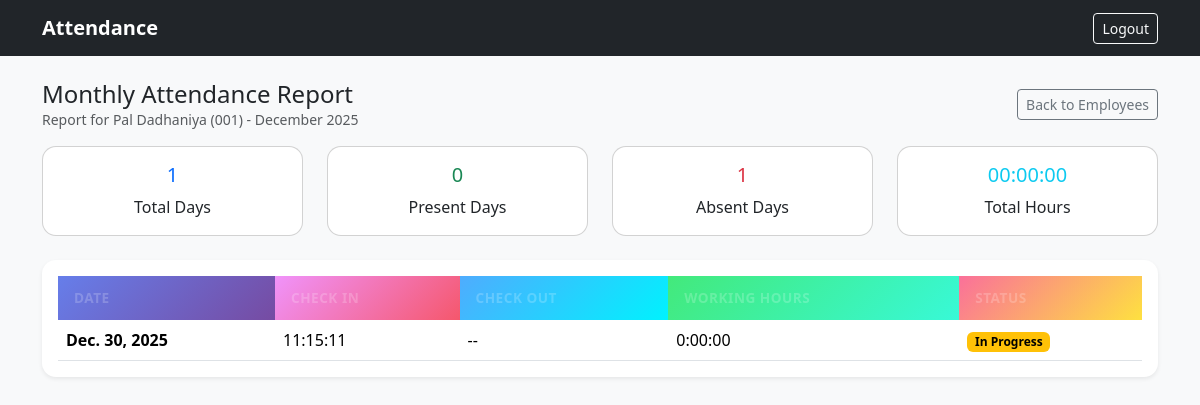
The page /admin-dashboard/employee/001/monthly-report/ (signed in) on the database its author committed.
### accounts/models.py (models this page shows, shortened)
class Employee(models.Model):
    user = models.OneToOneField(
        User,
        on_delete=models.CASCADE,
        related_name="employee_profile"
    )
    employee_id = models.CharField(max_length=20, unique=True)
    role = models.CharField(max_length=100)
    department = models.CharField(max_length=100)
    joining_date = models.DateField()
    salary = models.DecimalField(max_digits=10, decimal_places=2)
    is_active = models.BooleanField(default=True)  # ✅ REQUIRED

### attendance/models.py (models this page shows, shortened)
class Attendance(models.Model):
    employee = models.ForeignKey(
        Employee,
        on_delete=models.CASCADE,
        related_name="attendances"
    )
    date = models.DateField()
    check_in = models.DateTimeField()
    check_out = models.DateTimeField(null=True, blank=True)
    class Meta:
        unique_together = ("employee", "date")
        ordering = ["-date"]
    def session_duration(self):
        if self.check_in and self.check_out:
            return self.check_out - self.check_in
        return timedelta(0)
    def break_total_duration(self):
        total = timedelta(0)
        for br in self.breaks.all():
            if br.break_in and br.break_out:
                total += (br.break_out - br.break_in)
        return total
    def working_duration(self):
        working = self.session_duration() - self.break_total_duration()
        return max(working, timedelta(0))
    def working_hours_display(self):
        duration = self.working_duration()
        total_seconds = int(duration.total_seconds())
        h = total_seconds // 3600
        m = (total_seconds % 3600) // 60
        s = total_seconds % 60
        return f"{h}:{m:02d}:{s:02d}"

### attendance/views.py (the view)
@login_required
@login_required
@user_passes_test(is_admin)
def admin_employee_monthly_report(request, employee_id):
    employee = get_object_or_404(Employee, employee_id=employee_id)
    today = timezone.localdate()
    current_month_start = today.replace(day=1)
    records = Attendance.objects.filter(
        employee=employee,
        date__gte=current_month_start,
        date__lte=today
    ).order_by("-date")
    total_days = records.count()
    present_days = records.filter(check_out__isnull=False).count()
    absent_days = total_days - present_days
    total_hours = timedelta()
    for record in records:
        if record.check_out and record.check_in:
            check_duration = record.check_out - record.check_in
            break_duration = timedelta()
            for break_record in record.breaks.all():
                if break_record.break_out and break_record.break_in:
                    break_duration += break_record.break_out - break_record.break_in
            total_hours += check_duration - break_duration
    total_seconds = int(total_hours.total_seconds())
    hours = total_seconds // 3600
    minutes = (total_seconds % 3600) // 60
    seconds = total_seconds % 60
    formatted_hours = f"{hours:02d}:{minutes:02d}:{seconds:02d}"
    context = {
        "employee": employee,
        "records": records,
        "month": today.strftime("%B %Y"),
        "total_days": total_days,
        "present_days": present_days,
        "absent_days": absent_days,
        "total_hours": formatted_hours,
        "is_admin_view": True,
    }
    return render(
        request,
        "employee/attendance_report.html",
        context,
    )

### attendance/views.py (called while the page is built)
def is_admin(user):
    return user.is_staff

### templates/employee/attendance_report.html (shortened to what this page needs)
{% extends "base.html" %}
{% block content %}
<div class="d-flex justify-content-between align-items-center mb-3">
  <div>
    <h1 class="h4 mb-0">Monthly Attendance Report</h1>
    {% if is_admin_view %}
      <div class="text-muted small">Report for {{ employee.user.first_name }} {{ employee.user.last_name }} ({{ employee.employee_id }}) - {{ month }}</div>
    {% else %}
      <div class="text-muted small">This month’s records (up to today)</div>
    {% endif %}
  </div>
  {% if is_admin_view %}
    <a class="btn btn-outline-secondary btn-sm" href="{% url 'admin_view_employees' %}">Back to Employees</a>
  {% else %}
    <a class="btn btn-outline-secondary btn-sm" href="{% url 'dashboard' %}">Back</a>
  {% endif %}
</div>
{% if is_admin_view %}
<div class="row mb-4">
  <div class="col-md-3">
    <div class="card text-center">
      <div class="card-body">
        <h5 class="card-title text-primary">{{ total_days }}</h5>
        <p class="card-text">Total Days</p>
      </div>
    </div>
  </div>
  <div class="col-md-3">
    <div class="card text-center">
      <div class="card-body">
        <h5 class="card-title text-success">{{ present_days }}</h5>
        <p class="card-text">Present Days</p>
      </div>
    </div>
  </div>
  <div class="col-md-3">
    <div class="card text-center">
      <div class="card-body">
        <h5 class="card-title text-danger">{{ absent_days }}</h5>
        <p class="card-text">Absent Days</p>
      </div>
    </div>
  </div>
  <div class="col-md-3">
    <div class="card text-center">
      <div class="card-body">
        <h5 class="card-title text-info">{{ total_hours|default:"00:00:00" }}</h5>
        <p class="card-text">Total Hours</p>
      </div>
    </div>
  </div>
</div>
{% endif %}
<div class="card shadow-sm border-0">
  <div class="card-body">
    <div class="table-responsive">
      <table class="table table-hover align-middle mb-0">
        <thead class="monthly-report-header">
          <tr>
            <th style="background: linear-gradient(135deg, #667eea 0%, #764ba2 100%); color: white; font-weight: 600; text-transform: uppercase; letter-spacing: 0.5px; border: none;">Date</th>
            <th style="background: linear-gradient(135deg, #f093fb 0%, #f5576c 100%); color: white; font-weight: 600; text-transform: uppercase; letter-spacing: 0.5px; border: none;">Check In</th>
            <th style="background: linear-gradient(135deg, #4facfe 0%, #00f2fe 100%); color: white; font-weight: 600; text-transform: uppercase; letter-spacing: 0.5px; border: none;">Check Out</th>
            <th style="background: linear-gradient(135deg, #43e97b 0%, #38f9d7 100%); color: white; font-weight: 600; text-transform: uppercase; letter-spacing: 0.5px; border: none;">Working Hours</th>
            <th style="background: linear-gradient(135deg, #fa709a 0%, #fee140 100%); color: white; font-weight: 600; text-transform: uppercase; letter-spacing: 0.5px; border: none;">Status</th>
          </tr>
        </thead>
        <tbody>
          {% for r in records %}
            <tr>
              <td class="fw-semibold">{{ r.date }}</td>
              <td>{{ r.check_in|date:"H:i:s" }}</td>
              <td>{% if r.check_out %}{{ r.check_out|date:"H:i:s" }}{% else %}--{% endif %}</td>
              <td>{{ r.working_hours_display }}</td>
              <td>
                {% if r.check_out %}
                  <span class="badge text-bg-success">Completed</span>
                {% else %}
                  <span class="badge text-bg-warning">In Progress</span>
                {% endif %}
              </td>
            </tr>
          {% empty %}
            <tr><td colspan="5" class="text-muted text-center py-4">No attendance records found for this month.</td></tr>
          {% endfor %}
        </tbody>
      </table>
    </div>
  </div>
</div>
{% endblock %}

### templates/base.html (style rules this page uses)
:root { --brand: #ff7426; }
.card { border-radius: 14px; }
.table thead th { white-space: nowrap; }
.monthly-report-header th { padding: 12px 16px !important; font-size: 0.85rem !important; vertical-align: middle !important; position: relative; overflow: hidden; }
.monthly-report-header th::before { content: ''; position: absolute; top: 0; left: 0; right: 0; bottom: 0; background: inherit; opacity: 0.8; transition: opacity 0.3s ease; }

### rows shown on the page
Employee: user.first_name "Pal", user.last_name "Dadhaniya", employee_id "001"
Attendance: date "Dec. 30, 2025", check_in "11:15:11", working_hours_display "0:00:00", shows "In Progress"

### other values the page prints
{{ month }} "December 2025"
{{ total_days }} "1"
{{ present_days }} "0"
{{ absent_days }} "1"
{{ total_hours|default:"00:00:00" }} "00:00:00"
